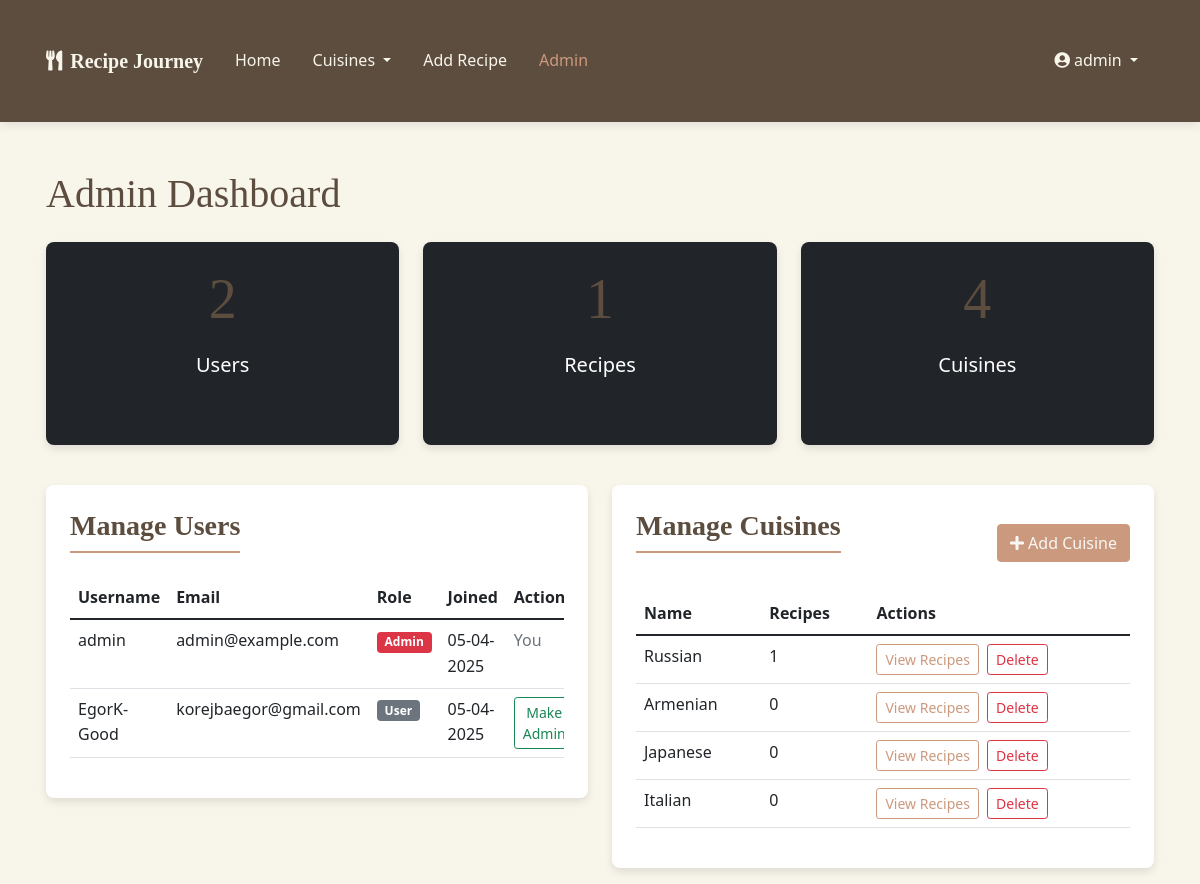
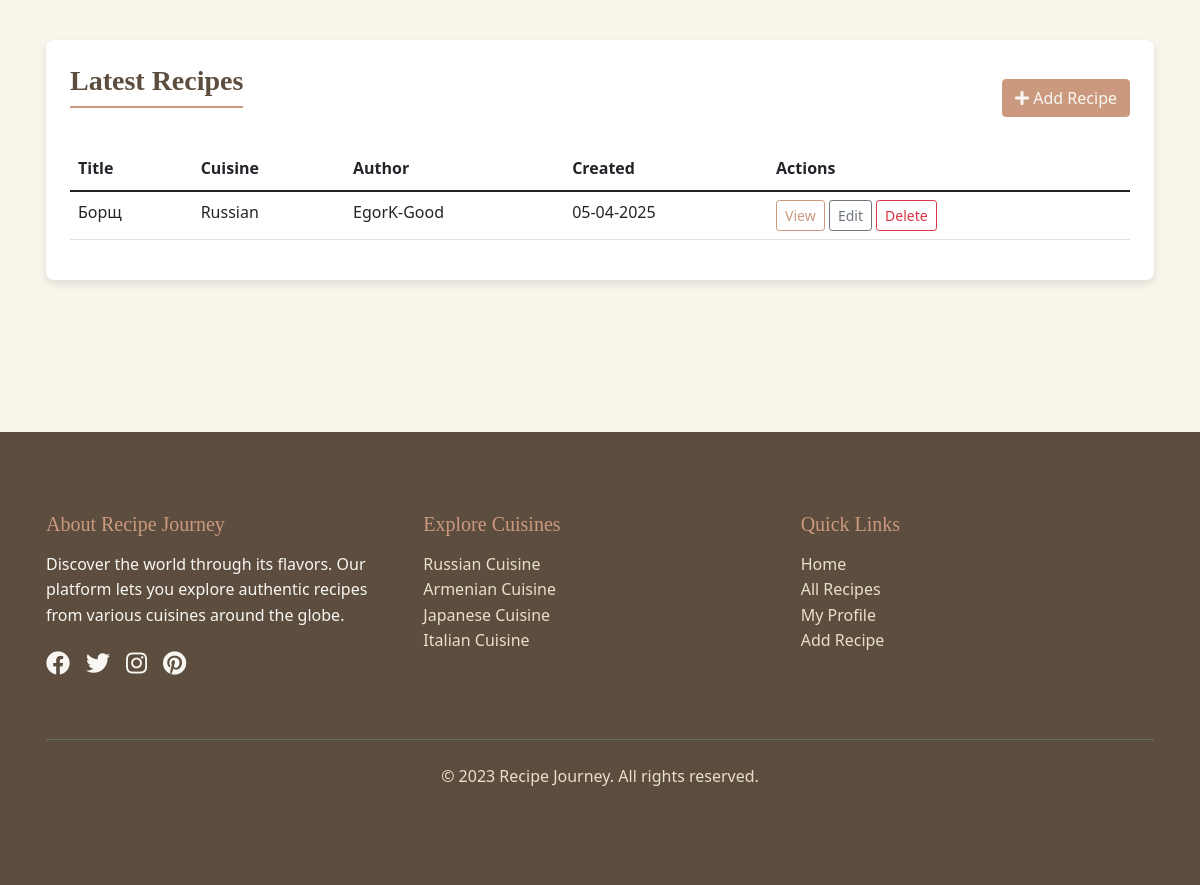
Page /admin (signed in) on the earlier database version (2 pictures, top to bottom).
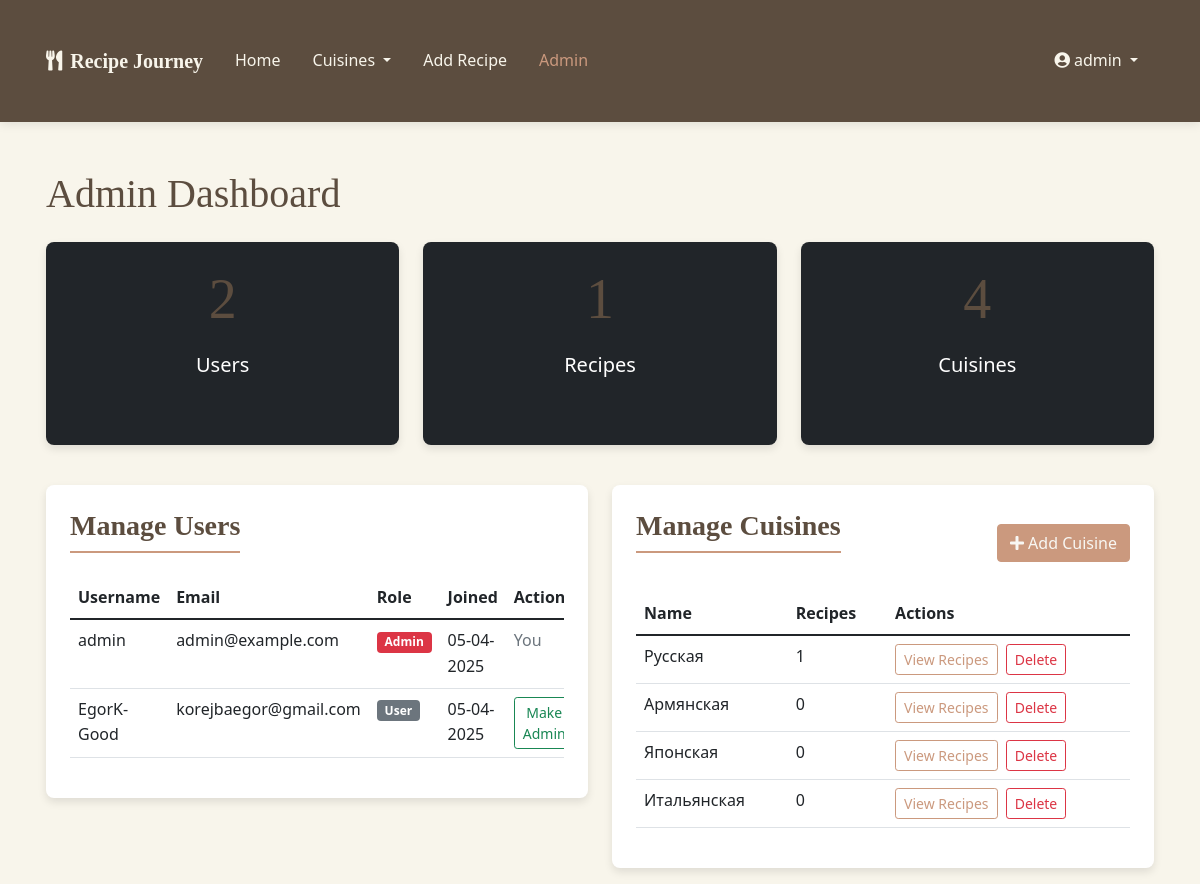
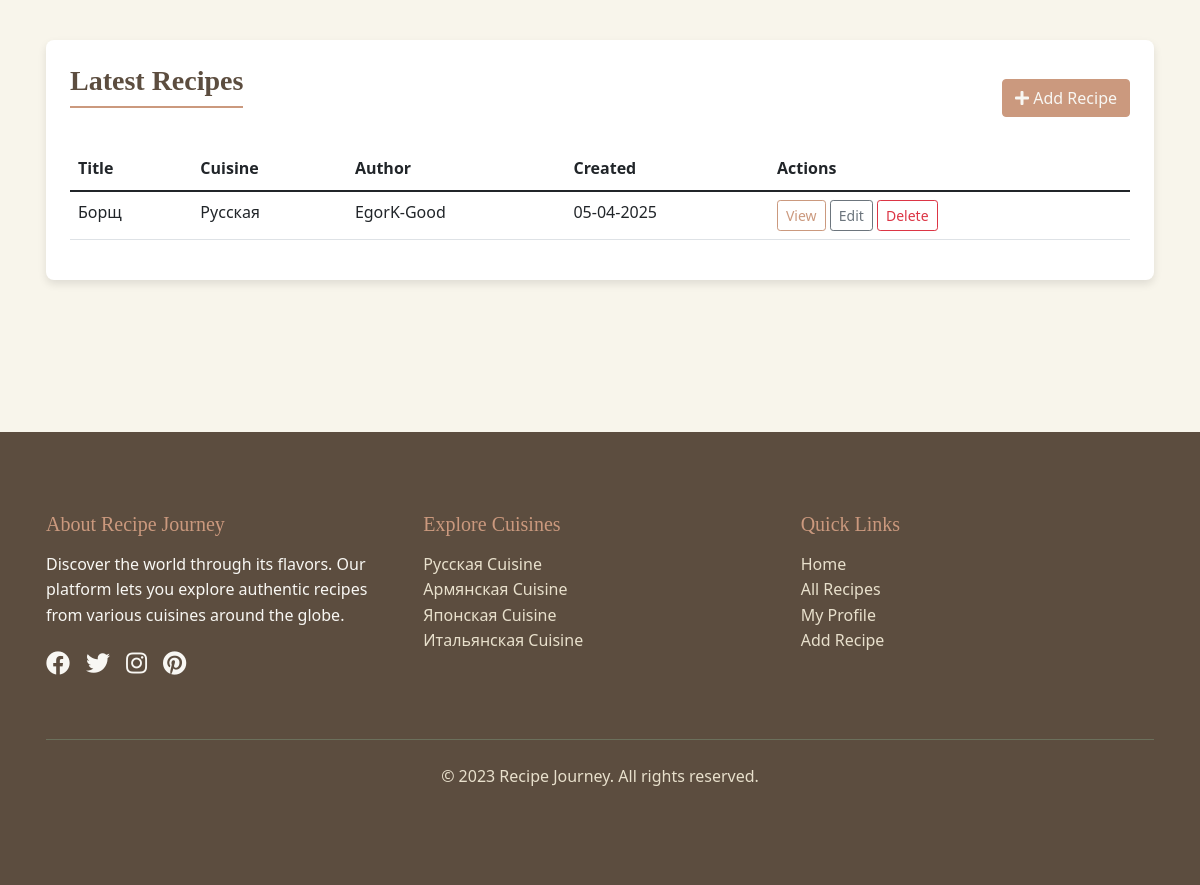
Same page on the later database version (2 pictures, top to bottom).
### models.py (models this page shows, shortened)
class Cuisine(db.Model):
    id = db.Column(db.Integer, primary_key=True)
    name = db.Column(db.String(64), unique=True, nullable=False)
    description = db.Column(db.Text)
    recipes = db.relationship('Recipe', backref='cuisine', lazy='dynamic')

class Recipe(db.Model):
    id = db.Column(db.Integer, primary_key=True)
    title = db.Column(db.String(128), nullable=False)
    description = db.Column(db.Text)
    ingredients = db.Column(db.Text, nullable=False)
    instructions = db.Column(db.Text, nullable=False)
    prep_time = db.Column(db.Integer)  # in minutes
    cook_time = db.Column(db.Integer)  # in minutes
    servings = db.Column(db.Integer)
    difficulty = db.Column(db.String(20))  # Easy, Medium, Hard
    created_at = db.Column(db.DateTime, default=datetime.utcnow)
    updated_at = db.Column(db.DateTime, default=datetime.utcnow, onupdate=datetime.utcnow)
    user_id = db.Column(db.Integer, db.ForeignKey('user.id'))
    cuisine_id = db.Column(db.Integer, db.ForeignKey('cuisine.id'))
    favorites = db.relationship('Favorite', backref='recipe', lazy='dynamic')

class User(UserMixin, db.Model):
    id = db.Column(db.Integer, primary_key=True)
    username = db.Column(db.String(64), unique=True, nullable=False)
    email = db.Column(db.String(120), unique=True, nullable=False)
    password_hash = db.Column(db.String(256), nullable=False)
    is_admin = db.Column(db.Boolean, default=False)
    date_joined = db.Column(db.DateTime, default=datetime.utcnow)
    recipes = db.relationship('Recipe', backref='author', lazy='dynamic')
    favorites = db.relationship('Favorite', backref='user', lazy='dynamic')

### routes.py (the view)
@app.route('/admin')
@login_required
def admin_dashboard():
    if not current_user.is_admin:
        abort(403)  # Forbidden
    users = User.query.all()
    recipes = Recipe.query.order_by(Recipe.created_at.desc()).all()
    cuisines = Cuisine.query.all()
    return render_template('admin_dashboard.html', users=users, recipes=recipes, cuisines=cuisines)

### app.py (called while the page is built)
@login_manager.user_loader
def load_user(user_id):
    from models import User
    return User.query.get(int(user_id))

### templates/admin_dashboard.html (shortened to what the changed rows need)
{% extends 'base.html' %}
{% block content %}
<div class="container py-5">
    <h1 class="mb-4">Admin Dashboard</h1>
    <div class="row mb-4">
        <div class="col-md-4 mb-3">
            <div class="card text-white bg-dark h-100">
                <div class="card-body text-center">
                    <h2 class="display-4">{{ users|length }}</h2>
                </div>
            </div>
        </div>
        <div class="col-md-4 mb-3">
            <div class="card text-white bg-dark h-100">
                <div class="card-body text-center">
                    <h2 class="display-4">{{ recipes|length }}</h2>
                </div>
            </div>
        </div>
        <div class="col-md-4 mb-3">
            <div class="card text-white bg-dark h-100">
                <div class="card-body text-center">
                    <h2 class="display-4">{{ cuisines|length }}</h2>
                </div>
            </div>
        </div>
    </div>
    <div class="row">
        <div class="col-md-6 mb-4">
            <div class="admin-card">
                <div class="table-responsive">
                    <table class="table table-hover">
                        <thead>
                            <tr>
                                <th>Username</th>
                                <th>Email</th>
                                <th>Role</th>
                                <th>Joined</th>
                                <th>Actions</th>
                            </tr>
                        </thead>
                    </table>
                </div>
            </div>
        </div>
        <div class="col-md-6 mb-4">
            <div class="admin-card">
                <div class="table-responsive">
                    <table class="table table-hover">
                        <thead>
                            <tr>
                                <th>Name</th>
                                <th>Recipes</th>
                                <th>Actions</th>
                            </tr>
                        </thead>
                        <tbody>
                            {% for cuisine in cuisines %}
                                <tr>
                                    <td>{{ cuisine.name }}</td>
                                    <td>{{ cuisine.recipes.count() }}</td>
                                    <td>
                                        <a href="{{ url_for('cuisine_recipes', cuisine_id=cuisine.id) }}" class="btn btn-sm btn-outline-primary">
                                            View Recipes
                                        </a>
                                        <form action="{{ url_for('delete_cuisine', cuisine_id=cuisine.id) }}" method="POST" class="d-inline" id="delete-cuisine-form">
                                            <button type="submit" class="btn btn-sm btn-outline-danger ms-1">
                                                Delete
                                            </button>
                                        </form>
                                    </td>
                                </tr>
                            {% endfor %}
                        </tbody>
                    </table>
                </div>
            </div>
        </div>
        <div class="col-md-12 mb-4">
            <div class="admin-card">
                <div class="table-responsive">
                    <table class="table table-hover">
                        <thead>
                            <tr>
                                <th>Title</th>
                                <th>Cuisine</th>
                                <th>Author</th>
                                <th>Created</th>
                                <th>Actions</th>
                            </tr>
                        </thead>
                        <tbody>
                            {% for recipe in recipes[:10] %}
                                <tr>
                                    <td>{{ recipe.title }}</td>
                                    <td>{{ recipe.cuisine.name }}</td>
                                    <td>{{ recipe.author.username }}</td>
                                    <td>{{ recipe.created_at.strftime('%d-%m-%Y') }}</td>
                                    <td>
                                        <a href="{{ url_for('recipe_detail', recipe_id=recipe.id) }}" class="btn btn-sm btn-outline-primary">
                                            View
                                        </a>
                                        <a href="{{ url_for('edit_recipe', recipe_id=recipe.id) }}" class="btn btn-sm btn-outline-secondary">
                                            Edit
                                        </a>
                                        <form action="{{ url_for('delete_recipe', recipe_id=recipe.id) }}" method="POST" class="d-inline">
                                            <button type="submit" class="btn btn-sm btn-outline-danger">
                                                Delete
                                            </button>
                                        </form>
                                    </td>
                                </tr>
                            {% endfor %}
                        </tbody>
                    </table>
                </div>
            </div>
        </div>
    </div>
</div>
{% endblock %}

### templates/base.html (shortened to what the changed rows need)
<!DOCTYPE html>
<html lang="en">
<head>
    <link href="https://cdn.jsdelivr.net/npm/bootstrap@5.1.3/dist/css/bootstrap.min.css" rel="stylesheet">
    <link rel="stylesheet" href="https://cdnjs.cloudflare.com/ajax/libs/font-awesome/5.15.4/css/all.min.css">
    <link rel="stylesheet" href="{{ url_for('static', filename='css/main.css') }}">
</head>
<body>
    <main>
        {% block content %}{% endblock %}
    </main>
    <footer>
        <div class="container">
            <div class="row">
                <div class="col-md-4 mb-4">
                    <ul class="list-unstyled">
                        {% for cuisine in cuisines %}
                            <li><a href="{{ url_for('cuisine_recipes', cuisine_id=cuisine.id) }}" class="footer-link">{{ cuisine.name }} Cuisine</a></li>
                        {% endfor %}
                    </ul>
                </div>
            </div>
        </div>
    </footer>
</body>
</html>

Differences in the rows shown:
removed Cuisine: name "Russian", recipes.count "1"
removed Cuisine: name "Armenian", recipes.count "0"
removed Cuisine: name "Japanese", recipes.count "0"
removed Cuisine: name "Italian", recipes.count "0"
added Cuisine: name "Русская", recipes.count "1"
added Cuisine: name "Армянская", recipes.count "0"
added Cuisine: name "Японская", recipes.count "0"
added Cuisine: name "Итальянская", recipes.count "0"
changed through a linked row, Recipe "Борщ": cuisine.name "Russian" → "Русская"
